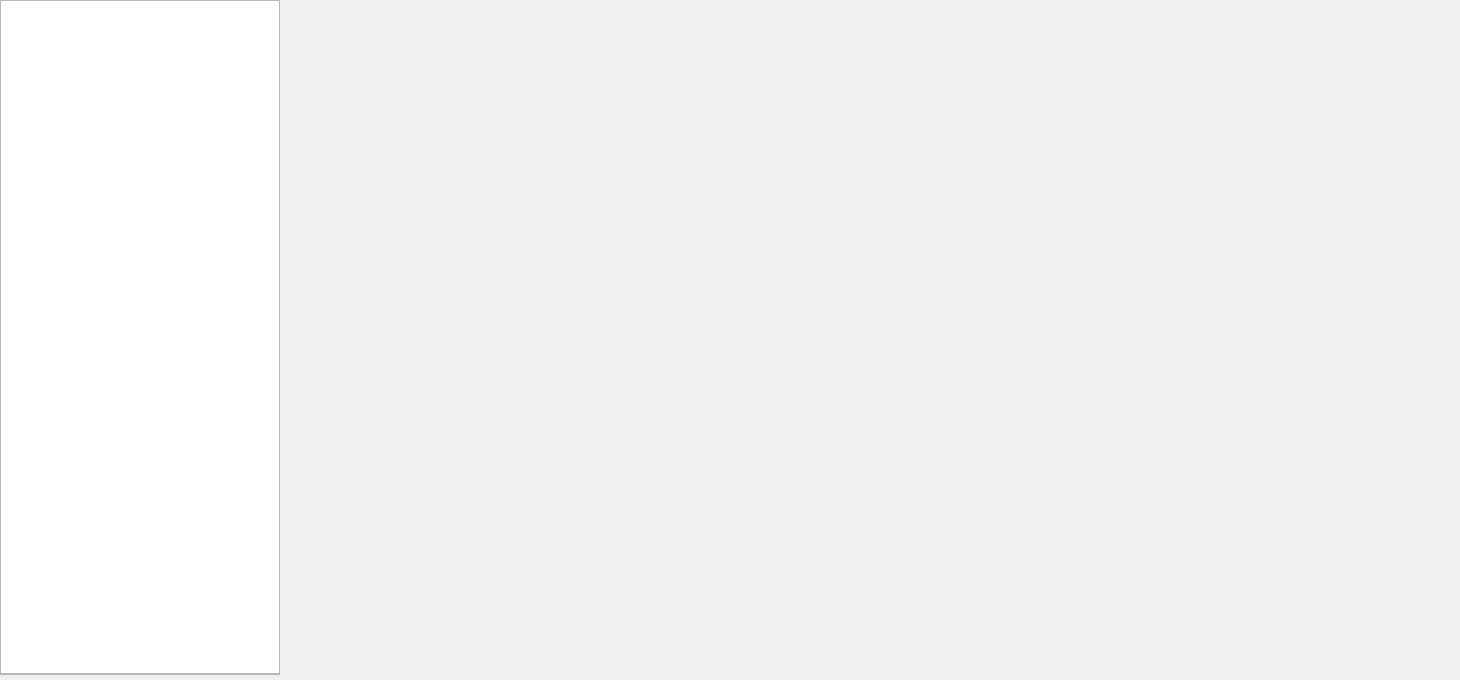
<?xml version="1.0" encoding="UTF-8"?>
<ui version="4.0">
 <class>TrkDQIDebugWgt</class>
 <widget class="QWidget" name="TrkDQIDebugWgt">
  <property name="geometry">
   <rect>
    <x>0</x>
    <y>0</y>
    <width>1460</width>
    <height>680</height>
   </rect>
  </property>
  <property name="windowTitle">
   <string>Form</string>
  </property>
  <widget class="QFrame" name="line_v_2">
   <property name="geometry">
    <rect>
     <x>279</x>
     <y>0</y>
     <width>1</width>
     <height>674</height>
    </rect>
   </property>
   <property name="frameShape">
    <enum>QFrame::StyledPanel</enum>
   </property>
   <property name="frameShadow">
    <enum>QFrame::Raised</enum>
   </property>
   <property name="lines" stdset="0">
    <string>solid</string>
   </property>
  </widget>
  <widget class="QStackedWidget" name="stackedWidget_center">
   <property name="geometry">
    <rect>
     <x>283</x>
     <y>0</y>
     <width>1176</width>
     <height>674</height>
    </rect>
   </property>
   <property name="styleSheet">
    <string notr="true"/>
   </property>
  </widget>
  <widget class="QFrame" name="line_h">
   <property name="geometry">
    <rect>
     <x>0</x>
     <y>0</y>
     <width>280</width>
     <height>1</height>
    </rect>
   </property>
   <property name="frameShape">
    <enum>QFrame::StyledPanel</enum>
   </property>
   <property name="frameShadow">
    <enum>QFrame::Raised</enum>
   </property>
   <property name="lines" stdset="0">
    <string>solid</string>
   </property>
  </widget>
  <widget class="QFrame" name="line_h_2">
   <property name="geometry">
    <rect>
     <x>0</x>
     <y>674</y>
     <width>280</width>
     <height>1</height>
    </rect>
   </property>
   <property name="frameShape">
    <enum>QFrame::StyledPanel</enum>
   </property>
   <property name="frameShadow">
    <enum>QFrame::Raised</enum>
   </property>
   <property name="lines" stdset="0">
    <string>solid</string>
   </property>
  </widget>
  <widget class="QFrame" name="line_v_1">
   <property name="geometry">
    <rect>
     <x>0</x>
     <y>0</y>
     <width>1</width>
     <height>674</height>
    </rect>
   </property>
   <property name="frameShape">
    <enum>QFrame::StyledPanel</enum>
   </property>
   <property name="frameShadow">
    <enum>QFrame::Raised</enum>
   </property>
   <property name="lines" stdset="0">
    <string>solid</string>
   </property>
  </widget>
  <widget class="QTableWidget" name="ModuleLstTbl">
   <property name="geometry">
    <rect>
     <x>0</x>
     <y>0</y>
     <width>280</width>
     <height>674</height>
    </rect>
   </property>
   <property name="showGrid">
    <bool>false</bool>
   </property>
   <attribute name="verticalHeaderDefaultSectionSize">
    <number>46</number>
   </attribute>
  </widget>
 </widget>
 <resources/>
 <connections/>
</ui>
